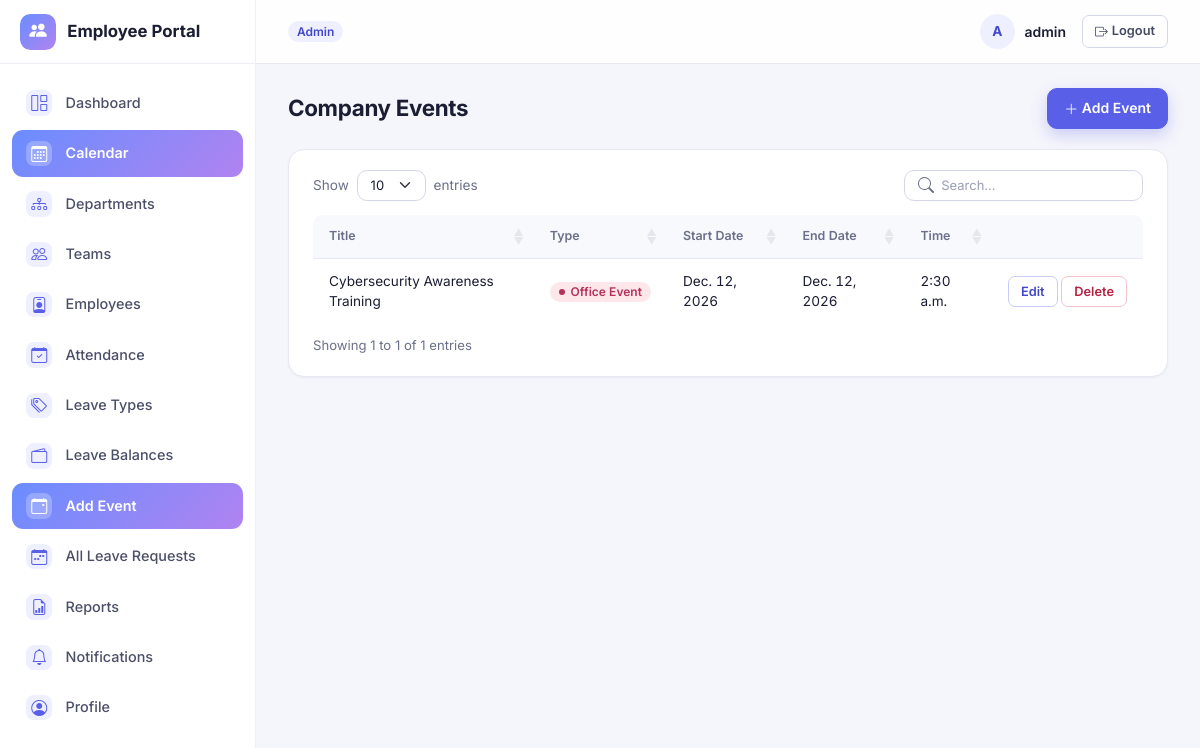
The app's page /calendar-events/ (signed in) with its own data.
### accounts/models.py (models this page shows, shortened)
class User(AbstractUser):
    class Role(models.TextChoices):
        ADMIN = 'ADMIN', 'Admin'
        HR = 'HR', 'HR'
        TEAM_LEAD = 'TEAM_LEAD', 'Team Lead'
        EMPLOYEE = 'EMPLOYEE', 'Employee'
    role = models.CharField(max_length=20, choices=Role.choices, default=Role.EMPLOYEE)
    phone = models.CharField(max_length=20, blank=True)
    address = models.TextField(blank=True)
    emergency_contact = models.CharField(max_length=100, blank=True)
    profile_image = models.ImageField(upload_to='profile_images/', blank=True, null=True)
    def is_team_lead(self):
        return self.role == self.Role.TEAM_LEAD
    def can_manage_employees(self):
        return self.role in (self.Role.ADMIN, self.Role.HR)

### employeeApp/models/calendar.py (models this page shows, shortened)
class CalendarEvent(models.Model):
    class EventType(models.TextChoices):
        HOLIDAY='HOLIDAY','Office Leave/Holiday'
        OFFICE_EVENT='OFFICE_EVENT','Office Event'
        MEETING='MEETING','Scheduled Meeting'
    title=models.CharField(max_length=150)
    event_type=models.CharField(max_length=15,choices=EventType.choices,default=EventType.OFFICE_EVENT)
    start_date=models.DateField()
    end_date=models.DateField()
    time=models.TimeField(null=True,blank=True,help_text="Optional — mainly used for scheduled meetings.")
    description=models.TextField(blank=True)
    created_by=models.ForeignKey(
        settings.AUTH_USER_MODEL,on_delete=models.SET_NULL,null=True,blank=True,related_name='calendar_events'
    )
    created_at=models.DateTimeField(auto_now_add=True)
    class Meta:
        ordering = ['start_date']

### employeeApp/views/calendar.py (the view)
# urls.py: path('calendar-events/', views.calendar_event_list, name='calendar_event_list'),
@admin_hr_required
def calendar_event_list(request):
    events = CalendarEvent.objects.all().order_by('-start_date')
    return render(request, 'employeeApp/calendar_event_list.html', {'events': events})

### employeeApp/context_processors.py (called while the page is built)
def unread_notifications(request):
    if request.user.is_authenticated:
        qs = Notification.objects.filter(user=request.user, is_read=False)
        return {
            'unread_notification_count': qs.count(),
            'recent_notifications': qs[:5],
        }
    return {'unread_notification_count': 0, 'recent_notifications': []}

### employeeApp/templates/employeeApp/calendar_event_list.html (shortened to what this page needs)
{% extends "base.html" %}
{% block content %}
<div class="page-header">
    <h1>Company Events</h1>
    <a href="{% url 'employeeApp:calendar_event_add' %}" class="btn btn-primary"><i class="bi bi-plus-lg"></i> Add Event</a>
</div>
<div class="table-card">
    <table class="table table-hover align-middle dt-table">
        <thead><tr><th>Title</th><th>Type</th><th>Start Date</th><th>End Date</th><th>Time</th><th class="no-sort"></th></tr></thead>
        <tbody>
        {% for ev in events %}
            <tr>
                <td>{{ ev.title }}</td>
                <td>
                    {% if ev.event_type == "HOLIDAY" %}<span class="badge" style="background:var(--tile-violet-bg);color:var(--tile-violet-fg);">Office Leave / Holiday</span>
                    {% elif ev.event_type == "MEETING" %}<span class="badge" style="background:var(--tile-blue-bg);color:var(--tile-blue-fg);">Scheduled Meeting</span>
                    {% else %}<span class="badge" style="background:#fde7ea;color:#b3325a;">Office Event</span>{% endif %}
                </td>
                <td>{{ ev.start_date }}</td>
                <td>{{ ev.end_date }}</td>
                <td>{{ ev.time|default:"—" }}</td>
                <td class="text-nowrap">
                    <a href="{% url 'employeeApp:calendar_event_edit' ev.pk %}" class="btn btn-sm btn-outline-primary">Edit</a>
                    <a href="{% url 'employeeApp:calendar_event_delete' ev.pk %}" class="btn btn-sm btn-outline-danger" onclick="return confirm('Remove this event from the calendar?');">Delete</a>
                </td>
            </tr>
        {% empty %}
            <tr><td colspan="6" class="text-muted text-center py-4">No holidays, events, or meetings added yet.</td></tr>
        {% endfor %}
        </tbody>
    </table>
</div>
{% endblock %}

### employeeApp/templates/base.html (shortened to what this page needs)
{% load static %}
<!DOCTYPE html>
<html lang="en">
<head>
    <link href="https://cdn.jsdelivr.net/npm/bootstrap@5.3.3/dist/css/bootstrap.min.css" rel="stylesheet">
    <link rel="stylesheet" href="https://cdn.jsdelivr.net/npm/bootstrap-icons@1.11.3/font/bootstrap-icons.css">
    <link rel="stylesheet" href="https://cdn.jsdelivr.net/npm/datatables.net-bs5@1.13.11/css/dataTables.bootstrap5.min.css">
    <link rel="stylesheet" href="https://cdn.jsdelivr.net/npm/datatables.net-responsive-bs5@2.5.1/css/responsive.bootstrap5.min.css">
    <link rel="stylesheet" href="{% static 'employeeApp/style.css' %}">
</head>
<body>
{% if user.is_authenticated %}
<div class="app-shell">
    <aside class="sidebar" id="app-sidebar" aria-label="Main navigation">
        <div class="sidebar-brand">
            <span class="brand-mark"><i class="bi bi-people-fill"></i></span>
            <span>Employee Portal</span>
        </div>
        <nav class="sidebar-nav">
            <a href="{% url 'accounts:redirect_dashboard' %}" class="nav-link {% if 'dashboard' in request.path %}active{% endif %}">
                <i class="bi bi-grid-1x2"></i> Dashboard
            </a>
            <a href="{% url 'employeeApp:calendar_view' %}" class="nav-link {% if 'calendar' in request.path %}active{% endif %}">
                <i class="bi bi-calendar3"></i> Calendar
            </a>
            {% if user.can_manage_employees %}
            <a href="{% url 'employeeApp:department_list' %}" class="nav-link {% if 'departments' in request.path %}active{% endif %}">
                <i class="bi bi-diagram-3"></i> Departments
            </a>
            <a href="{% url 'employeeApp:team_list' %}" class="nav-link {% if 'teams' in request.path %}active{% endif %}">
                <i class="bi bi-people"></i> Teams
            </a>
            {% endif %}
            <a href="{% url 'employeeApp:employee_list' %}" class="nav-link {% if 'employees' in request.path %}active{% endif %}">
                <i class="bi bi-person-badge"></i> Employees
            </a>
            <a href="{% if user.is_team_lead or user.can_manage_employees %}{% url 'employeeApp:attendance_list' %}{% else %}{% url 'employeeApp:my_attendance' %}{% endif %}" class="nav-link ">
                <i class="bi bi-calendar-check"></i> Attendance
            </a>
            {% if user.can_manage_employees %}
            <a href="{% url 'employeeApp:leave_type_list' %}" class="nav-link {% if 'leave-types' in request.path %}active{% endif %}">
                <i class="bi bi-tags"></i> Leave Types
            </a>
            <a href="{% url 'employeeApp:leave_balance_list' %}" class="nav-link {% if 'leave-balances' in request.path %}active{% endif %}">
                <i class="bi bi-wallet2"></i> Leave Balances
            </a>
            <a href="{% url 'employeeApp:calendar_event_list' %}" class="nav-link {% if 'calendar-events' in request.path %}active{% endif %}">
                <i class="bi bi-calendar-event"></i> Add Event
            </a>
            <a href="{% url 'employeeApp:all_leave_requests' %}" class="nav-link {% if 'leave/all' in request.path %}active{% endif %}">
                <i class="bi bi-calendar-week"></i> All Leave Requests
            </a>
            {% elif user.is_team_lead %}
            <a href="{% url 'employeeApp:team_leave_requests' %}" class="nav-link {% if 'leave/team' in request.path %}active{% endif %}">
                <i class="bi bi-calendar-week"></i> Team Leave Requests
            </a>
            {% endif %}
            <a href="{% url 'employeeApp:attendance_report' %}" class="nav-link {% if 'reports' in request.path %}active{% endif %}">
                <i class="bi bi-file-earmark-bar-graph"></i> Reports
            </a>
            <a href="{% url 'employeeApp:notification_list' %}" class="nav-link {% if 'notifications' in request.path %}active{% endif %}">
                <i class="bi bi-bell"></i> Notifications
            </a>
            <a href="{% url 'accounts:profile' %}" class="nav-link {% if 'profile' in request.path or 'password-change' in request.path %}active{% endif %}">
                <i class="bi bi-person-circle"></i> Profile
            </a>
        </nav>
    </aside>
    <div class="main-col">
        <header class="topbar">
            <div class="topbar-role">
                <span class="badge role-badge">{{ user.get_role_display }}</span>
            </div>
            <div class="topbar-user">
                <div class="user-chip">
                    <span class="avatar">{% if user.profile_image %}<img src="{{ user.profile_image.url }}" alt="">{% else %}{{ user.get_full_name|default:user.username|slice:":1"|upper }}{% endif %}</span>
                    <span class="user-name">{{ user.get_full_name|default:user.username }}</span>
                </div>
                <a href="{% url 'accounts:logout' %}" class="btn btn-sm btn-outline-secondary btn-logout" aria-label="Log out"><i class="bi bi-box-arrow-right"></i><span class="d-none d-sm-inline ms-1">Logout</span></a>
            </div>
        </header>
        <main class="content">
            {% block content %}{% endblock %}
        </main>
    </div>
</div>
{% endif %}
</body>
</html>

### records on screen
User: role "Admin", get_full_name "A", get_full_name "admin"
CalendarEvent: title "Cybersecurity Awareness Training", event_type "Office Event", start_date "Dec. 12, 2026", end_date "Dec. 12, 2026", time "2:30 a.m."
